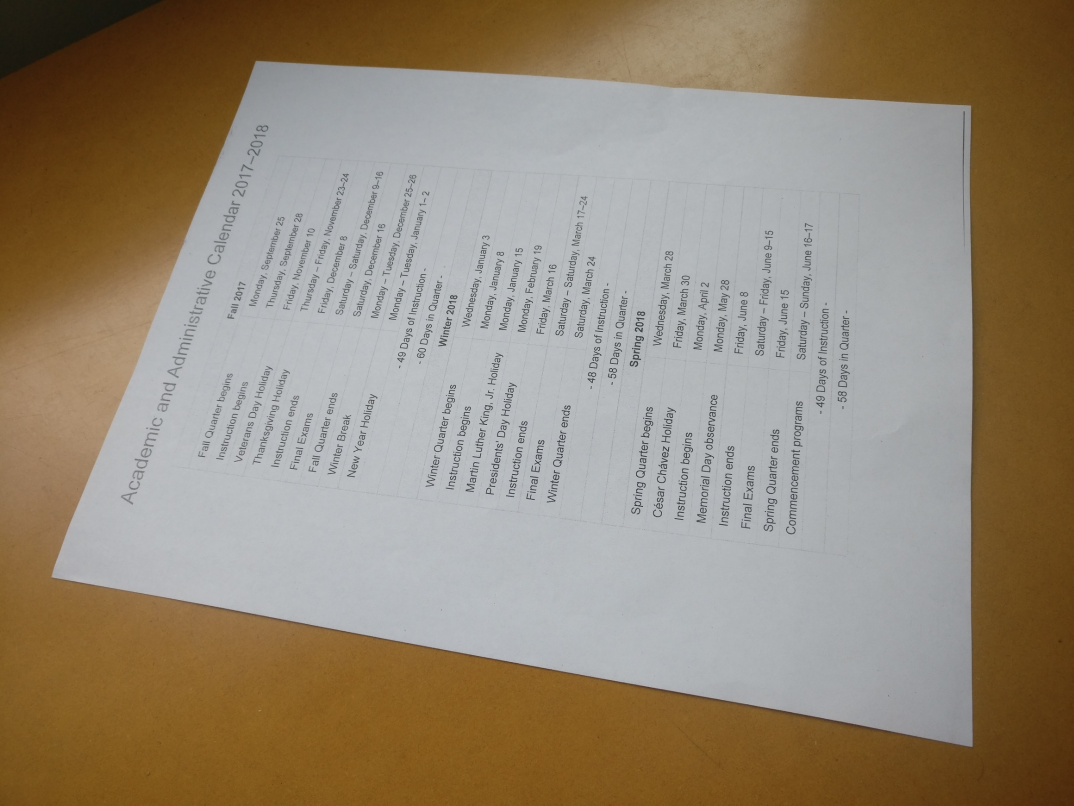
#> input picture Homography and Surface Rendering/hw1/photo.jpg, 2148 x 1611 px (shown at 1/2 size)
$ python ECE252A_HW1_P2.py
#> lines starting #> are read from the running program, lines starting #| are printed output that depends on the picture
#!/usr/bin/env python3
# -*- coding: utf-8 -*-
"""
Created on Thu Oct 29 12:16:09 2020

@author: femw90
"""

"""
Created on Tue Oct 27 15:22:35 2020

@author: femw90
"""

'''
Problem 3
'''

import numpy as np
import matplotlib.pyplot as plt
import math


import numpy as np
from PIL import Image

#from ECE252A_HW1_P1 import plot_points
# convert points from euclidian to homogeneous
# [52 lines left out: functions to_homog, from_homog, project_points, not called in this run]
def plot_points(points, title='', style='.-r', axis=[]):
    inds = list(range(points.shape[1]))+[0]
    plt.plot(points[0,inds], points[1,inds],style)

    for i in range(len(points[0,inds])):
        plt.annotate(str("{0:.3f}".format(points[0,inds][i]))+","+str("{0:.3f}".format(points[1,inds][i])),(points[0,inds][i], points[1,inds][i]))

    if title:
        plt.title(title)
    if axis:
        plt.axis(axis)

    plt.tight_layout()
################

import matplotlib.pyplot as plt

# load image to be used - resize to make sure it's not too large
# You can use the given image as well
# A large image will make testing you code take longer; once you're satisfied with your result,
# you can, if you wish to, make the image larger (or till your computer memory allows you to)

source_image = np.array(Image.open("photo.jpg"))/255

#code to easily downsize without having to change any parameters other than "downsize"
from skimage.transform import rescale
downSize = 10
source_image = rescale(source_image, 1/downSize, anti_aliasing=False)
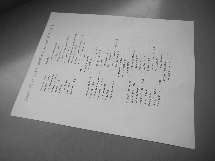
#> source_image: shape (161, 215, 1) float64; min 0.0779, max 0.798, mean 0.533


# display images
plt.imshow(source_image)

# Align the polygon such that the corners align with the document in your picture
# This polygon doesn't need to overlap with the edges perfectly, an approximation is fine
# The order of points is clockwise, starting from bottom left.

#Wrong x_coords = [1493,1154,122,211]  #assumes that X is vertical, since its (x,y)/(vertical/horoz)
#Wrong y_coords = [1944,102,511,1941]  #assumes that y is horoz
#correct for nomal sized y_coords = [1493,1154,122,211]
# x_coords = [1944,102,511,1941]

#resized coords
y_coords = [int(1493/downSize),int(1154/downSize),int(122/downSize),int(211/downSize)]
x_coords = [int(1944/downSize),int(102/downSize),int(511/downSize),int(1941/downSize)]


# Plot points from the previous problem is used to draw over your image
# Note that your coordinates will change once you resize your image again
source_points = np.vstack((x_coords, y_coords))
plot_points(source_points)

plt.show()
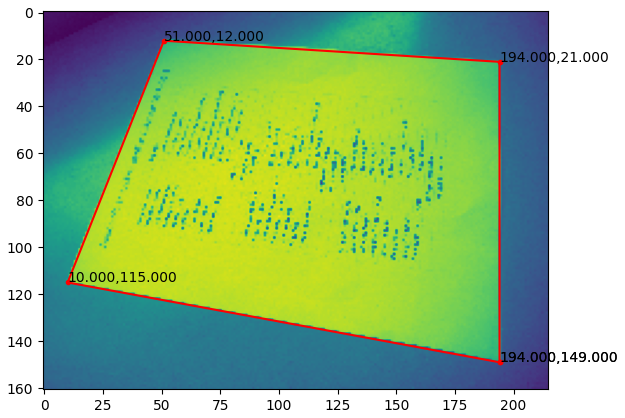
#> figure drawn by matplotlib, 1 panel
print (source_image.shape)
#| (161, 215, 1)


# [84 lines left out: functions computeH, test_computeH, warp, not called in this run]
'''

# Use the code below to plot your result
result = warp(source_image, source_points, (int(2200/downSize),int(1700/downSize),3)) #Choose appropriate target size

plt.subplot(1, 2, 1)
plt.imshow(source_image)
plt.subplot(1, 2, 2)
plt.imsave("myop.png",result)
plt.imshow(result)
plt.show()
'''

# [26 lines left out: function warp2, not called in this run]
'''
# Use the code below to plot your result
result = warp2(source_image, source_points, (int(2200/downSize),int(1700/downSize),3)) #Choose appropriate size
plt.subplot(1, 2, 1)
plt.imshow(source_image)
plt.subplot(1, 2, 2)
plt.imshow(result)
plt.imsave("warp2.png",result)
plt.show()
'''


# Load the supplied source and target images here

#> (the run stopped early here; a loop or call above may not have finished)
